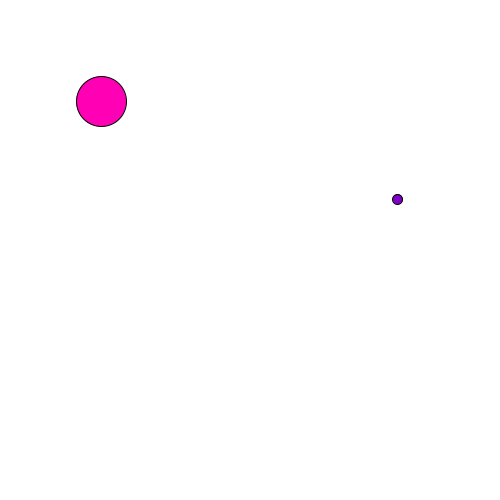
Frame 1 (no input)
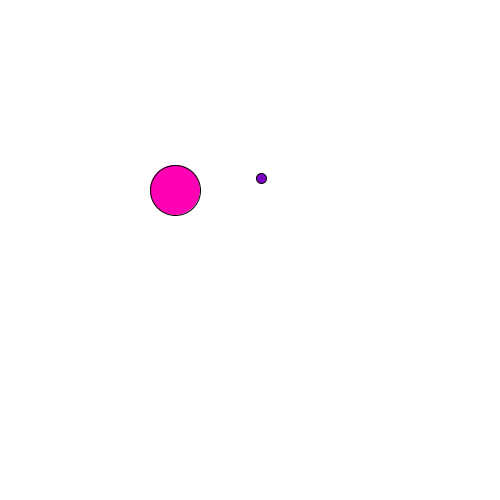
Frame 60 (the mouse pressed at the canvas centre just before this capture)
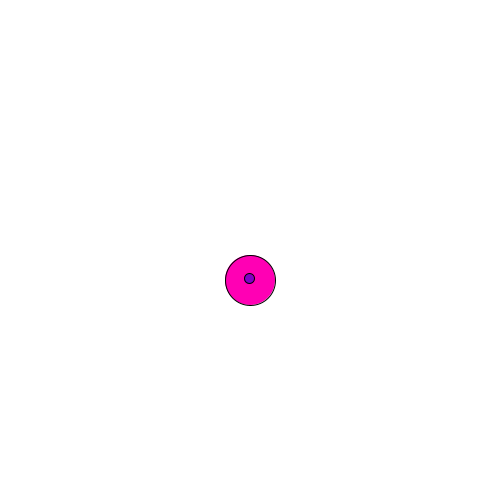
Frame 120 (the mouse held since frame 60 and released just before this capture)

The Processing sketch that drew these frames (run headless with seeded random() and noise(); from frame 60 on, the mouse is pressed at the canvas centre):

// Processing sketch: SpriteGame
// ── SpriteGame.pde

// this is your player, they're a blob and they're kinda boring.
//things outside of method go on top
Blob player;
Blob other;

//methods
void setup()
{
  size(500, 500);
  
  // Blob parameters are: 
  // x (px), y (px), radius (px), 
  // x-speed (px/frame), y-speed (px/frame), and color.
  //goes into Blob to look for method that matches up with 6 parameters in this case
  //player and other are actual blobs with different attributes
  player = new Blob(100, 100, 50, 1.25, 1.5, color(255, 0, 180));
  other = new Blob(400, 200, 10, 1.25, 2, color(128, 0, 200));
}

//to make things appear on the screen, you need to "draw" it
void draw()
{
  background(255,255,255);
  
  // make the player move automatically.
  player.keyboardControl();
  other.chase(player);
  
  // draw the player on the screen.
  player.drawSprite();
  other.drawSprite();
}

// ── Blob.pde
/* In order to actually use the Sprite class, we must /extend/ it.
 * We can add to this class /more/ information than is in Sprite
 * but, we do NOT need to replicate the data that is stored in Sprite.
 * x, y, dx, and dy are all defined in the Sprite class and we get
 * all of those for free by using "extends Sprite"
 */
class Blob extends Sprite
{
  // Blobs have a Radius and a color
  int radius;
  color myColor;
  
  // Create a blob with default velocity.
  //constructor
  Blob(int x, int y, int r, color c)
  {
    // super calls the Sprite(x, y) constructor method.
    super(x, y);
    this.dx = 1;
    this.dy = 1.5;
    myColor = c;
    radius = r;
  }
  
  // Create a blob with a particular velocity vector.
  Blob(int x, int y, int r, float dx, float dy, color c)
  {
    super(x, y, dx, dy);
    myColor = c;
    radius = r;
  }
  
  // I can override the default Sprite.move() method by writing a new one here
  // this one will "bounce off of" a particular color in a boring way...
  void move()
  {
    if(this.collidesWith(color(128, 0, 200)))
    {
      dx *= -1;
      dy *= -1;
    }
    
    // because I don't want to rewrite all the code in the Sprite.move() method, I can call it here using "super"
    super.move();
  }
  
  // This is the method that is /absolutely/ required.
  // this defines how to draw the Blob; it's just a circle...
  void drawSprite()
  {
    fill(myColor);
    ellipse(x, y, radius, radius);
  }
}

// ── Sprite.pde
/* Sprite is an abstract class representing something that will move around the screen
 * a Sprite must know it's current position (x, y) and it's velocity vector <dx, dy>
 * by default a Sprite starts with <0, 0> velocity.
 * included in the Sprite class are a few standard methods that are useful--see comments
 */
abstract class Sprite
{
  // this Sprite's current location.
  float x, y;
  
  // this Sprite's current velocity vector.
  float dx, dy;
  
  // initialize a Sprite at a given coordinate.
  Sprite(float x, float y)
  {
    this.x = x;
    this.y = y;
    
    this.dx = 0;
    this.dy = 0;
  }
  
  // initalize a Sprite at a given coordinate with a given velocity.
  Sprite(float x, float y, float dx, float dy)
  {
    this.x = x;
    this.y = y;
    this.dx = dx;
    this.dy = dy;
  }
  
  // check to see if this Sprite is sitting on a particular color.
  boolean collidesWith(color c)
  {
    return get((int)x,(int)y)==c;
  }
  
  // make this Sprite move at the speed := |<dx, dy>| 
  // directly toward another Sprite
  void chase(Sprite other)
  {
    float speed = sqrt(dx*dx + dy*dy);
    float delX = other.x - this.x;
    float delY = other.y - this.y;
    float mag = sqrt(delX*delX + delY*delY);
    
    if(delX != 0) x += (delX / mag) * speed;
    if(delY != 0) y += (delY / mag) * speed;
  }
  
  // make this Sprite move at the speed := |<dx, dy>| 
  // directly toward another Sprite while mafloataing
  // a minimum follow distance
  void chase(Sprite other, float minFollowDistance)
  {
    float speed = sqrt(dx*dx + dy*dy);
    float delX = other.x - this.x;
    float delY = other.y - this.y;
    float mag = sqrt(delX*delX + delY*delY);
    
    if(mag > 0 && mag <= minFollowDistance) 
    {
      if(delY < delX)
      {
        x -= (delY / mag) * speed * 0.5;
        y += (delX / mag) * speed * 0.5;
      }
      else
      {
        x += (delY / mag) * speed * 0.5;
        y -= (delX / mag) * speed * 0.5;
      }
      return;
    }
    
    if(delX != 0) x += (delX / mag) * speed;
    if(delY != 0) y += (delY / mag) * speed;
  }
  
  // make this Sprite move at the speed := |<dx, dy>|
  // directly toward your mouse pofloater!
  void followMouse()
  {
    float speed = sqrt(dx*dx + dy*dy);
    float delX = mouseX - this.x;
    float delY = mouseY - this.y;
    float mag = sqrt(delX*delX + delY*delY);
    
    if(delX != 0) x += (delX / mag) * speed;
    if(delY != 0) y += (delY / mag) * speed;
  }
  
  // move this sprite according to it's current velocity vector
  // bounces off the walls
  void move()
  {
    x += -dx;
    y += -dy;
    
    // make sure we don't go out of bounds-limits on where it can and can't go
    if(x < 0)
    { 
      x += width;
    }
    if(x > width) 
    {
      x -= width;
    }
    if(y < 0) 
    {
      y += height;
    }
    if(y > height)
    {
      y -= height;
    }
  }
  
  // get the distance between centers of this Sprite and another
  float distanceTo(Sprite other)
  {
    float delX = other.x - this.x;
    float delY = other.y - this.y;
    return sqrt(delX*delX + delY*delY);
  }
  
  // Control this sprite using the Arrow Keys
  void keyboardControl()
  {
    // If I hit the LEFT arrow, go Left
    if(keyCode == LEFT)
    {
      dx = -1;
      dy = 0;
    }
    // if I hit the RIGHT arrow, go Right
    else if(keyCode == RIGHT)
    {
      dx = 1;
      dy = 0;
    }
    // if I hit the UP arrow, go Up
    if(keyCode == UP)
    {
      dy = -1;
      dx = 0;
    }
    // if I hit the DOWN arrow, go Down
    else if(keyCode == DOWN)
    {
      dy = 1;
      dx = 0;
    }
    // if I hit the Space Bar, Stop
    if(keyCode == ' ')
    {
      dx = 0;
      dy = 0;
    }
    
    // move x and y in the appropriate way
    x = x + dx;
    y = y + dy;
    
    // make sure we don't go out of bounds
    if(x < 0) x += width;
    if(x > width) x -= width;
    if(y < 0) y += height;
    if(y > height) y -= height;
  }
  
  // a Sprite itself is abstract and does not actually know
  // what it looks like.  This method must be overriden in 
  // any classes which /are/ Sprites.
  abstract void drawSprite();
}

// ── Vector2.pde
class Vector2
{
  float x;
  float y; //coordinates of this Vector2
  
  //initialize an instance of a Vector2: where it goes from class to object; taking structure that you created and putting data into it
  Vector2(float x, float y)  //constructor has same name as class
  {
    this.x = x; //this is keyword for self-reference, talking about itself; "this.x" referring to x in "float x" in line 3-instance variable); 
                //the second "x" before the semi=colon is the x in parameters
                //through "this" it takes the values and stores it into the floats in lines 3-4
    this.y = y;
  }
  
  Vector2 add(Vector2 other) //return type; outputs a Vector2
                             //Vector2-return type
                             //to add, it only cares that it's a Vector2 with an x and a y
  {
    return new Vector2(this.x + other.x, this.y + other.y); //new Vector2 whose coordinates are the sums of the two x and y coord.
                                                            //
    
  }
  
  
}
